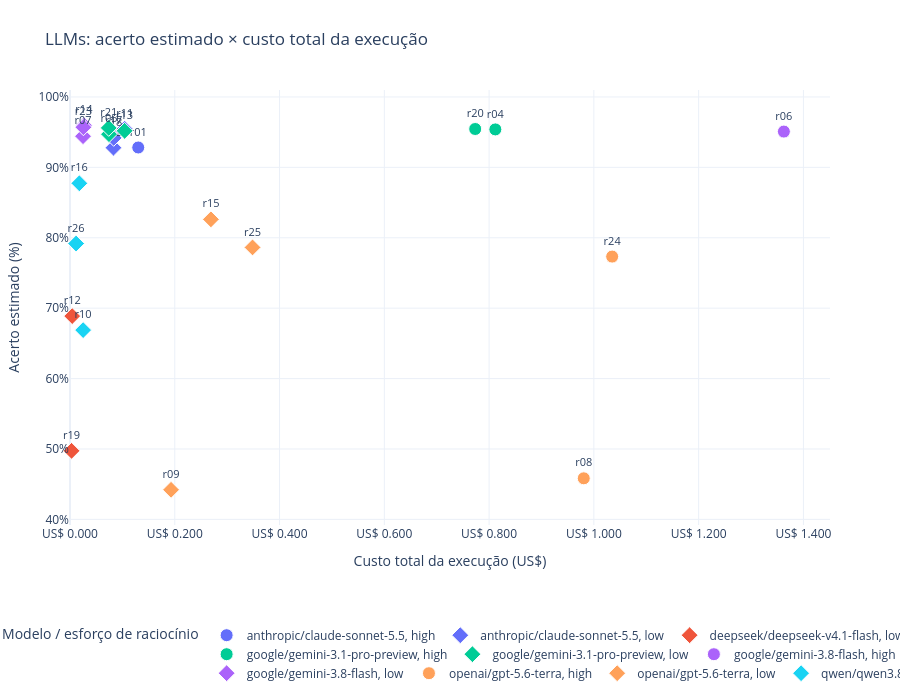

Notebook code for this chart:
### Markdown cell above
## 10. Acerto × custo total dos LLMs
Cada ponto representa uma execução LLM. O eixo vertical mostra o **acerto estimado (%) = 100 × max(0, 1 − CER sem pontuação)**, já usado na nota de custo-benefício. O eixo horizontal mostra o **custo final em US$**, somando todas as imagens da execução, sem normalização pela nota de economia ou projeção por milhão de páginas.

Os rótulos mostram o ID de cada execução. As cores identificam os modelos e os símbolos identificam o esforço de raciocínio. Passe o mouse para ver a configuração completa, o custo total e o número de imagens. Pontos mais altos e à esquerda combinam maior acerto e menor custo. O eixo de custo usa escala linear, começando em zero: distâncias iguais representam diferenças iguais em dólares. São mantidas as mesmas execuções elegíveis da comparação de custos da seção anterior.

### Code cell
dados_acerto_custo = df_custos_llm.sort_values(
    ["modelo", "esforco_raciocinio", "entrada", "id_resposta"],
).copy()
# IDs curtos mantêm os rótulos legíveis; o hover mostra a configuração completa.
dados_acerto_custo["rotulo_ponto"] = dados_acerto_custo["id_resposta"]
fig_acerto_custo_llm = px.scatter(
    dados_acerto_custo,
    x="custo_total_usd", y="acerto_percentual",
    color="modelo", symbol="esforco_raciocinio", text="rotulo_ponto",
    log_x=False, labels=ROTULOS_CUSTOS,
    hover_name="rotulo_custo",
    hover_data={
        "rotulo_ponto": False, "id_resposta": True, "entrada": True,
        "acerto_percentual": ":.2f", "custo_total_usd": ":.6f",
        "custo_por_imagem_usd": ":.6f", "n_imagens": True,
        "arquivo_respostas": True,
    },
)
fig_acerto_custo_llm.update_traces(
    marker=dict(size=13, line=dict(width=1, color="white")),
    textposition="top center", textfont=dict(size=11), cliponaxis=False,
)
fig_acerto_custo_llm.update_layout(
    title="LLMs: acerto estimado × custo total da execução",
    template="plotly_white", height=700,
    margin=dict(l=70, r=70, t=90, b=160), font=dict(size=12),
    legend=dict(orientation="h", y=-0.22, x=0, title_text="Modelo / esforço de raciocínio"),
)
fig_acerto_custo_llm.update_xaxes(
    title_text="Custo total da execução (US$)", type="linear", rangemode="tozero",
    tickprefix="US$ ", tickformat=".3f", automargin=True,
)
# Não usa mostrar_grafico(), pois esse helper inverte o eixo Y dos rankings.
limites_acerto = [
    max(0, dados_acerto_custo["acerto_percentual"].min() - 5),
    min(105, dados_acerto_custo["acerto_percentual"].max() + 5),
]
fig_acerto_custo_llm.update_yaxes(
    title_text="Acerto estimado (%)", range=limites_acerto,
    autorange=False, ticksuffix="%", automargin=True,
)
fig_acerto_custo_llm.show(config={"displaylogo": False, "responsive": True})

### Figure 1 — Plotly figure (JSON) as saved in the notebook; plotly's stock layout.template omitted (floating-point values rounded to 4 significant figures)
{"data": [{"cliponaxis": false, "customdata": [["r01", "r01", "imagens-binarizadas", 0.01085, 12, "imagens-binarizadas-claude-sonnet-5.5-high.json"], ["r17", "r17", "imagens-recortadas", 0.006955, 12, "imagens-recortadas-claude-sonnet-5.5-high.json"]], "hovertemplate": "<b>%{hovertext}</b><br><br>Modelo=anthropic/claude-sonnet-5.5<br>Esforço de raciocínio=high<br>Custo total (US$)=%{x:.6f}<br>Acerto estimado (%)=%{y:.2f}<br>id_resposta=%{customdata[1]}<br>Entrada=%{customdata[2]}<br>Custo por imagem (US$)=%{customdata[3]:.6f}<br>Imagens=%{customdata[4]}<br>arquivo_respostas=%{customdata[5]}<extra></extra>", "hovertext": ["r01 - claude-sonnet-5.5 (imagens-binarizadas; esforço: high)", "r17 - claude-sonnet-5.5 (imagens-recortadas; esforço: high)"], "legendgroup": "anthropic/claude-sonnet-5.5, high", "marker": {"color": "#636efa", "line": {"color": "white", "width": 1}, "size": 13, "symbol": "circle"}, "mode": "markers+text", "name": "anthropic/claude-sonnet-5.5, high", "orientation": "v", "showlegend": true, "text": ["r01", "r17"], "textfont": {"size": 11}, "textposition": "top center", "type": "scatter", "x": [0.1303, 0.08346], "xaxis": "x", "y": [92.82, 94.43], "yaxis": "y"}, {"cliponaxis": false, "customdata": [["r02", "r02", "imagens-binarizadas", 0.006913, 12, "imagens-binarizadas-claude-sonnet-5.5-low.json"], ["r11", "r11", "imagens-pré-processadas", 0.008701, 12, "imagens-pré-processadas-claude-sonnet-5.5.json"], ["r18", "r18", "imagens-recortadas", 0.006948, 12, "imagens-recortadas-claude-sonnet-5.5-low.json"]], "hovertemplate": "<b>%{hovertext}</b><br><br>Modelo=anthropic/claude-sonnet-5.5<br>Esforço de raciocínio=low<br>Custo total (US$)=%{x:.6f}<br>Acerto estimado (%)=%{y:.2f}<br>id_resposta=%{customdata[1]}<br>Entrada=%{customdata[2]}<br>Custo por imagem (US$)=%{customdata[3]:.6f}<br>Imagens=%{customdata[4]}<br>arquivo_respostas=%{customdata[5]}<extra></extra>", "hovertext": ["r02 - claude-sonnet-5.5 (imagens-binarizadas; esforço: low)", "r11 - claude-sonnet-5.5 (imagens-pré-processadas; esforço: low)", "r18 - claude-sonnet-5.5 (imagens-recortadas; esforço: low)"], "legendgroup": "anthropic/claude-sonnet-5.5, low", "marker": {"color": "#636efa", "line": {"color": "white", "width": 1}, "size": 13, "symbol": "diamond"}, "mode": "markers+text", "name": "anthropic/claude-sonnet-5.5, low", "orientation": "v", "showlegend": true, "text": ["r02", "r11", "r18"], "textfont": {"size": 11}, "textposition": "top center", "type": "scatter", "x": [0.08295, 0.1044, 0.08337], "xaxis": "x", "y": [92.79, 95.47, 94.19], "yaxis": "y"}, {"cliponaxis": false, "customdata": [["r12", "r12", "imagens-pré-processadas", 0.0003505, 12, "imagens-pré-processadas-deepseek-v4.1-flash.json"], ["r19", "r19", "imagens-recortadas", 0.000247, 12, "imagens-recortadas-deepseek-v4.1-flash.json"]], "hovertemplate": "<b>%{hovertext}</b><br><br>Modelo=deepseek/deepseek-v4.1-flash<br>Esforço de raciocínio=low<br>Custo total (US$)=%{x:.6f}<br>Acerto estimado (%)=%{y:.2f}<br>id_resposta=%{customdata[1]}<br>Entrada=%{customdata[2]}<br>Custo por imagem (US$)=%{customdata[3]:.6f}<br>Imagens=%{customdata[4]}<br>arquivo_respostas=%{customdata[5]}<extra></extra>", "hovertext": ["r12 - deepseek-v4.1-flash (imagens-pré-processadas; esforço: low)", "r19 - deepseek-v4.1-flash (imagens-recortadas; esforço: low)"], "legendgroup": "deepseek/deepseek-v4.1-flash, low", "marker": {"color": "#EF553B", "line": {"color": "white", "width": 1}, "size": 13, "symbol": "diamond"}, "mode": "markers+text", "name": "deepseek/deepseek-v4.1-flash, low", "orientation": "v", "showlegend": true, "text": ["r12", "r19"], "textfont": {"size": 11}, "textposition": "top center", "type": "scatter", "x": [0.004205, 0.002964], "xaxis": "x", "y": [68.87, 49.74], "yaxis": "y"}, {"cliponaxis": false, "customdata": [["r04", "r04", "imagens-binarizadas", 0.06766, 12, "imagens-binarizadas-gemini-3.1-pro-preview-high.json"], ["r20", "r20", "imagens-recortadas", 0.06446, 12, "imagens-recortadas-gemini-3.1-pro-preview-high.json"]], "hovertemplate": "<b>%{hovertext}</b><br><br>Modelo=google/gemini-3.1-pro-preview<br>Esforço de raciocínio=high<br>Custo total (US$)=%{x:.6f}<br>Acerto estimado (%)=%{y:.2f}<br>id_resposta=%{customdata[1]}<br>Entrada=%{customdata[2]}<br>Custo por imagem (US$)=%{customdata[3]:.6f}<br>Imagens=%{customdata[4]}<br>arquivo_respostas=%{customdata[5]}<extra></extra>", "hovertext": ["r04 - gemini-3.1-pro-preview (imagens-binarizadas; esforço: high)", "r20 - gemini-3.1-pro-preview (imagens-recortadas; esforço: high)"], "legendgroup": "google/gemini-3.1-pro-preview, high", "marker": {"color": "#00cc96", "line": {"color": "white", "width": 1}, "size": 13, "symbol": "circle"}, "mode": "markers+text", "name": "google/gemini-3.1-pro-preview, high", "orientation": "v", "showlegend": true, "text": ["r04", "r20"], "textfont": {"size": 11}, "textposition": "top center", "type": "scatter", "x": [0.8119, 0.7735], "xaxis": "x", "y": [95.39, 95.45], "yaxis": "y"}, {"cliponaxis": false, "customdata": [["r05", "r05", "imagens-binarizadas", 0.006203, 12, "imagens-binarizadas-gemini-3.1-pro-preview-low.json"], ["r13", "r13", "imagens-pré-processadas", 0.008688, 12, "imagens-pré-processadas-gemini-3.1-pro-preview.json"], ["r21", "r21", "imagens-recortadas", 0.006165, 12, "imagens-recortadas-gemini-3.1-pro-preview-low.json"]], "hovertemplate": "<b>%{hovertext}</b><br><br>Modelo=google/gemini-3.1-pro-preview<br>Esforço de raciocínio=low<br>Custo total (US$)=%{x:.6f}<br>Acerto estimado (%)=%{y:.2f}<br>id_resposta=%{customdata[1]}<br>Entrada=%{customdata[2]}<br>Custo por imagem (US$)=%{customdata[3]:.6f}<br>Imagens=%{customdata[4]}<br>arquivo_respostas=%{customdata[5]}<extra></extra>", "hovertext": ["r05 - gemini-3.1-pro-preview (imagens-binarizadas; esforço: low)", "r13 - gemini-3.1-pro-preview (imagens-pré-processadas; esforço: low)", "r21 - gemini-3.1-pro-preview (imagens-recortadas; esforço: low)"], "legendgroup": "google/gemini-3.1-pro-preview, low", "marker": {"color": "#00cc96", "line": {"color": "white", "width": 1}, "size": 13, "symbol": "diamond"}, "mode": "markers+text", "name": "google/gemini-3.1-pro-preview, low", "orientation": "v", "showlegend": true, "text": ["r05", "r13", "r21"], "textfont": {"size": 11}, "textposition": "top center", "type": "scatter", "x": [0.07444, 0.1043, 0.07398], "xaxis": "x", "y": [94.71, 95.19, 95.6], "yaxis": "y"}, {"cliponaxis": false, "customdata": [["r06", "r06", "imagens-binarizadas", 0.1136, 12, "imagens-binarizadas-gemini-3.8-flash-high.json"]], "hovertemplate": "<b>%{hovertext}</b><br><br>Modelo=google/gemini-3.8-flash<br>Esforço de raciocínio=high<br>Custo total (US$)=%{x:.6f}<br>Acerto estimado (%)=%{y:.2f}<br>id_resposta=%{customdata[1]}<br>Entrada=%{customdata[2]}<br>Custo por imagem (US$)=%{customdata[3]:.6f}<br>Imagens=%{customdata[4]}<br>arquivo_respostas=%{customdata[5]}<extra></extra>", "hovertext": ["r06 - gemini-3.8-flash (imagens-binarizadas; esforço: high)"], "legendgroup": "google/gemini-3.8-flash, high", "marker": {"color": "#ab63fa", "line": {"color": "white", "width": 1}, "size": 13, "symbol": "circle"}, "mode": "markers+text", "name": "google/gemini-3.8-flash, high", "orientation": "v", "showlegend": true, "text": ["r06"], "textfont": {"size": 11}, "textposition": "top center", "type": "scatter", "x": [1.363], "xaxis": "x", "y": [95.08], "yaxis": "y"}, {"cliponaxis": false, "customdata": [["r07", "r07", "imagens-binarizadas", 0.002075, 12, "imagens-binarizadas-gemini-3.8-flash-low.json"], ["r14", "r14", "imagens-pré-processadas", 0.002212, 12, "imagens-pré-processadas-gemini-3.8-flash.json"], ["r23", "r23", "imagens-recortadas", 0.002134, 12, "imagens-recortadas-gemini-3.8-flash-low.json"]], "hovertemplate": "<b>%{hovertext}</b><br><br>Modelo=google/gemini-3.8-flash<br>Esforço de raciocínio=low<br>Custo total (US$)=%{x:.6f}<br>Acerto estimado (%)=%{y:.2f}<br>id_resposta=%{customdata[1]}<br>Entrada=%{customdata[2]}<br>Custo por imagem (US$)=%{customdata[3]:.6f}<br>Imagens=%{customdata[4]}<br>arquivo_respostas=%{customdata[5]}<extra></extra>", "hovertext": ["r07 - gemini-3.8-flash (imagens-binarizadas; esforço: low)", "r14 - gemini-3.8-flash (imagens-pré-processadas; esforço: low)", "r23 - gemini-3.8-flash (imagens-recortadas; esforço: low)"], "legendgroup": "google/gemini-3.8-flash, low", "marker": {"color": "#ab63fa", "line": {"color": "white", "width": 1}, "size": 13, "symbol": "diamond"}, "mode": "markers+text", "name": "google/gemini-3.8-flash, low", "orientation": "v", "showlegend": true, "text": ["r07", "r14", "r23"], "textfont": {"size": 11}, "textposition": "top center", "type": "scatter", "x": [0.0249, 0.02655, 0.0256], "xaxis": "x", "y": [94.42, 95.99, 95.69], "yaxis": "y"}, {"cliponaxis": false, "customdata": [["r08", "r08", "imagens-binarizadas", 0.08173, 12, "imagens-binarizadas-gpt-5.6-terra-high.json"], ["r24", "r24", "imagens-recortadas", 0.08624, 12, "imagens-recortadas-gpt-5.6-terra-high.json"]], "hovertemplate": "<b>%{hovertext}</b><br><br>Modelo=openai/gpt-5.6-terra<br>Esforço de raciocínio=high<br>Custo total (US$)=%{x:.6f}<br>Acerto estimado (%)=%{y:.2f}<br>id_resposta=%{customdata[1]}<br>Entrada=%{customdata[2]}<br>Custo por imagem (US$)=%{customdata[3]:.6f}<br>Imagens=%{customdata[4]}<br>arquivo_respostas=%{customdata[5]}<extra></extra>", "hovertext": ["r08 - gpt-5.6-terra (imagens-binarizadas; esforço: high)", "r24 - gpt-5.6-terra (imagens-recortadas; esforço: high)"], "legendgroup": "openai/gpt-5.6-terra, high", "marker": {"color": "#FFA15A", "line": {"color": "white", "width": 1}, "size": 13, "symbol": "circle"}, "mode": "markers+text", "name": "openai/gpt-5.6-terra, high", "orientation": "v", "showlegend": true, "text": ["r08", "r24"], "textfont": {"size": 11}, "textposition": "top center", "type": "scatter", "x": [0.9807, 1.035], "xaxis": "x", "y": [45.84, 77.33], "yaxis": "y"}, {"cliponaxis": false, "customdata": [["r09", "r09", "imagens-binarizadas", 0.01608, 12, "imagens-binarizadas-gpt-5.6-terra-low.json"], ["r15", "r15", "imagens-pré-processadas", 0.02242, 12, "imagens-pré-processadas-gpt-5.6-terra.json"], ["r25", "r25", "imagens-recortadas", 0.02904, 12, "imagens-recortadas-gpt-5.6-terra-low.json"]], "hovertemplate": "<b>%{hovertext}</b><br><br>Modelo=openai/gpt-5.6-terra<br>Esforço de raciocínio=low<br>Custo total (US$)=%{x:.6f}<br>Acerto estimado (%)=%{y:.2f}<br>id_resposta=%{customdata[1]}<br>Entrada=%{customdata[2]}<br>Custo por imagem (US$)=%{customdata[3]:.6f}<br>Imagens=%{customdata[4]}<br>arquivo_respostas=%{customdata[5]}<extra></extra>", "hovertext": ["r09 - gpt-5.6-terra (imagens-binarizadas; esforço: low)", "r15 - gpt-5.6-terra (imagens-pré-processadas; esforço: low)", "r25 - gpt-5.6-terra (imagens-recortadas; esforço: low)"], "legendgroup": "openai/gpt-5.6-terra, low", "marker": {"color": "#FFA15A", "line": {"color": "white", "width": 1}, "size": 13, "symbol": "diamond"}, "mode": "markers+text", "name": "openai/gpt-5.6-terra, low", "orientation": "v", "showlegend": true, "text": ["r09", "r15", "r25"], "textfont": {"size": 11}, "textposition": "top center", "type": "scatter", "x": [0.1929, 0.269, 0.3484], "xaxis": "x", "y": [44.2, 82.62, 78.63], "yaxis": "y"}, {"cliponaxis": false, "customdata": [["r10", "r10", "imagens-binarizadas", 0.002089, 12, "imagens-binarizadas-qwen3.8-flash.json"], ["r16", "r16", "imagens-pré-processadas", 0.001484, 12, "imagens-pré-processadas-qwen3.8-flash.json"], ["r26", "r26", "imagens-recortadas", 0.0009679, 12, "imagens-recortadas-qwen3.8-flash.json"]], "hovertemplate": "<b>%{hovertext}</b><br><br>Modelo=qwen/qwen3.8-flash<br>Esforço de raciocínio=low<br>Custo total (US$)=%{x:.6f}<br>Acerto estimado (%)=%{y:.2f}<br>id_resposta=%{customdata[1]}<br>Entrada=%{customdata[2]}<br>Custo por imagem (US$)=%{customdata[3]:.6f}<br>Imagens=%{customdata[4]}<br>arquivo_respostas=%{customdata[5]}<extra></extra>", "hovertext": ["r10 - qwen3.8-flash (imagens-binarizadas; esforço: low)", "r16 - qwen3.8-flash (imagens-pré-processadas; esforço: low)", "r26 - qwen3.8-flash (imagens-recortadas; esforço: low)"], "legendgroup": "qwen/qwen3.8-flash, low", "marker": {"color": "#19d3f3", "line": {"color": "white", "width": 1}, "size": 13, "symbol": "diamond"}, "mode": "markers+text", "name": "qwen/qwen3.8-flash, low", "orientation": "v", "showlegend": true, "text": ["r10", "r16", "r26"], "textfont": {"size": 11}, "textposition": "top center", "type": "scatter", "x": [0.02507, 0.01781, 0.01161], "xaxis": "x", "y": [66.88, 87.74, 79.18], "yaxis": "y"}], "layout": {"font": {"size": 12}, "height": 700, "legend": {"orientation": "h", "title": {"text": "Modelo / esforço de raciocínio"}, "tracegroupgap": 0, "x": 0, "y": -0.22}, "margin": {"b": 160, "l": 70, "r": 70, "t": 90}, "title": {"text": "LLMs: acerto estimado × custo total da execução"}, "xaxis": {"anchor": "y", "automargin": true, "domain": [0, 1], "rangemode": "tozero", "tickformat": ".3f", "tickprefix": "US$ ", "title": {"text": "Custo total da execução (US$)"}, "type": "linear"}, "yaxis": {"anchor": "x", "automargin": true, "autorange": false, "domain": [0, 1], "range": [39.2, 101.0], "ticksuffix": "%", "title": {"text": "Acerto estimado (%)"}}}}
